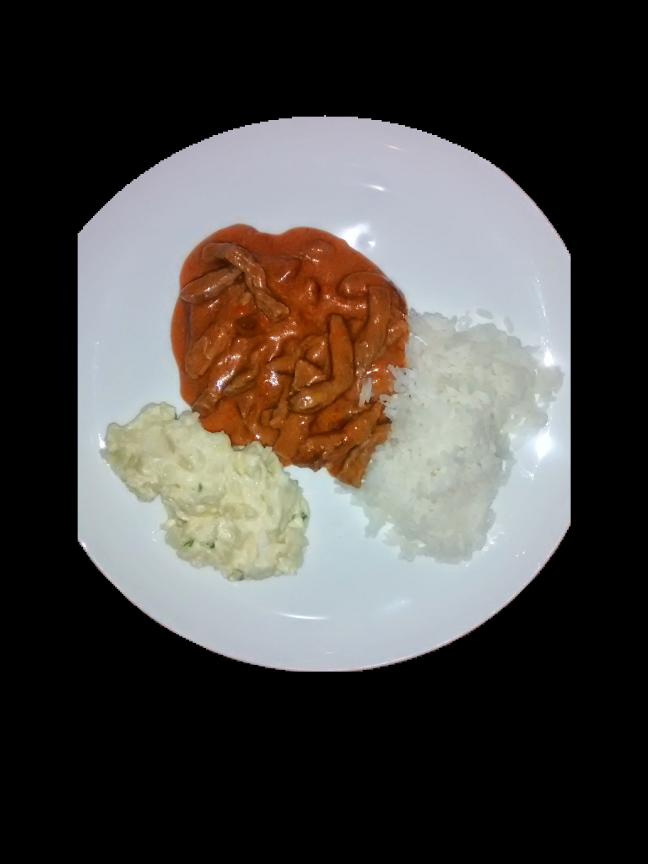
#> input picture Imagens_Varios_Alimentos_Processadas/IMG_20140922_141548258.jpg, 1944 x 2592 px (shown at 1/3 size); its folder holds only this picture in this run
$ python -i preprocessing_augmentation.py   (imports and definitions only)
#> lines starting #> are read from the running program, lines starting #| are printed output that depends on the picture; after the words box and inside, x2 and y2 are one past the last pixel; in counts of white or black regions, pixels touching at a corner belong together
#> further down, picture is the input picture: shape (2592, 1944, 3); mean B, G, R 67.7, 71.2, 74.9
import cv2
import numpy as np
import os
from pathlib import Path
from tqdm import tqdm
import concurrent.futures

# ================= CONFIGURAÇÕES DE DIRETÓRIOS =================
INPUT_SINGLE = Path('Imagens_um_Alimento')
INPUT_MULTI  = Path('Imagens_Varios_Alimentos')

OUTPUT_SINGLE = Path('Imagens_um_Alimento_Processadas2')
OUTPUT_MULTI  = Path('Imagens_Varios_Alimentos_Processadas2')
# ===============================================================


# =================== MÁSCARA BLINDADA ==========================
def criar_mascara_segmentacao_grabcut(img):
    """
    Pré-processamento BLINDADO:
    - Reduz tamanho para acelerar.
    - GrabCut com retângulo seguro (12% de margem).
    - Convex Hull para preencher falhas internas.
    - Corte circular para remover fundo/madeira/cantos.
    """
    h_orig, w_orig = img.shape[:2]
#> h_orig = 2592; w_orig = 1944

    # Redimensiona imagem para acelerar o GrabCut
    MAX_DIM = 512
    scale = 1.0
    if max(h_orig, w_orig) > MAX_DIM:
        scale = MAX_DIM / max(h_orig, w_orig)
#> scale = 0.198
        new_w = int(w_orig * scale)
#> new_w = 384
        new_h = int(h_orig * scale)
#> new_h = 512
        img_proc = cv2.resize(img, (new_w, new_h), interpolation=cv2.INTER_AREA)
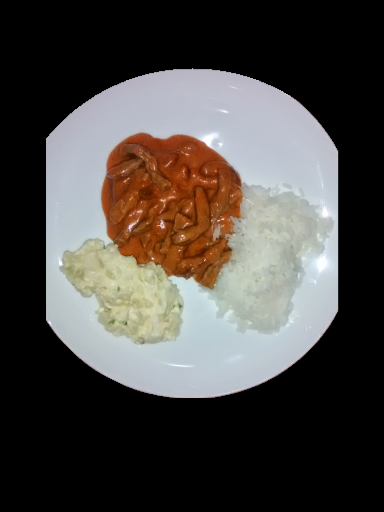
#> img_proc: shape (512, 384, 3); mean B, G, R 67.7, 71.2, 74.9
    else:
        img_proc = img.copy()

    h, w = img_proc.shape[:2]
#> h = 512; w = 384

    # GrabCut com margem reforçada
    margem_x = max(5, int(w * 0.12))
#> margem_x = 46
    margem_y = max(5, int(h * 0.12))
#> margem_y = 61
    rect = (margem_x, margem_y, w - 2*margem_x, h - 2*margem_y)
#> rect = (46, 61, 292, 390)

    mask = np.zeros(img_proc.shape[:2], np.uint8)
    bgdModel = np.zeros((1, 65), np.float64)
    fgdModel = np.zeros((1, 65), np.float64)

    try:
        cv2.grabCut(img_proc, mask, rect, bgdModel, fgdModel, 4, cv2.GC_INIT_WITH_RECT)
    except:
        # fallback: caso o GrabCut falhe, considerar tudo como foreground
        return np.full((h_orig, w_orig), 255, dtype=np.uint8)

    mask_bin = np.where((mask == 2) | (mask == 0), 0, 1).astype('uint8') * 255

    # Limpeza básica
    kernel = np.ones((3, 3), np.uint8)
    mask_bin = cv2.morphologyEx(mask_bin, cv2.MORPH_OPEN, kernel, iterations=2)

    # Convex hull para fechar buracos
    contours, _ = cv2.findContours(mask_bin, cv2.RETR_EXTERNAL, cv2.CHAIN_APPROX_SIMPLE)
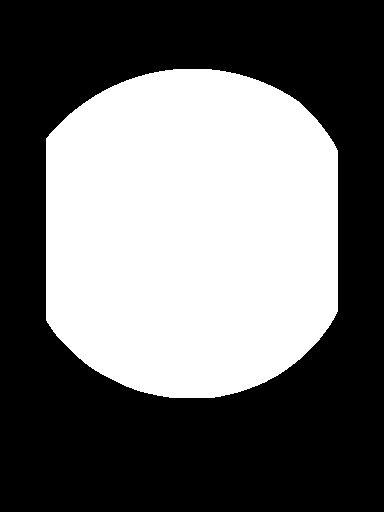
#> mask_bin: shape (512, 384); 42.3% white; 1 white region, box (x1, y1, x2, y2) and area: (46, 69, 338, 398) 83074
    if contours:
        maior = max(contours, key=cv2.contourArea)
        hull = cv2.convexHull(maior)
        cv2.drawContours(mask_bin, [hull], -1, 255, -1)
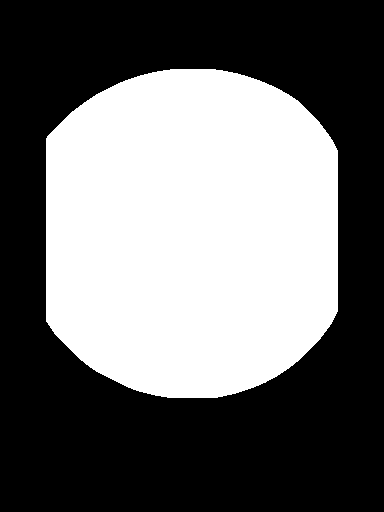
#> mask_bin: shape (512, 384); 42.3% white; 1 white region, box (x1, y1, x2, y2) and area: (46, 69, 338, 398) 83224

    # Máscara circular (remove sobras da mesa)
    circular_mask = np.zeros_like(mask_bin)
    center = (int(w / 2), int(h / 2))
#> center = (192, 256)
    radius = int(min(w, h) * 0.49)

    cv2.circle(circular_mask, center, radius, 255, -1)
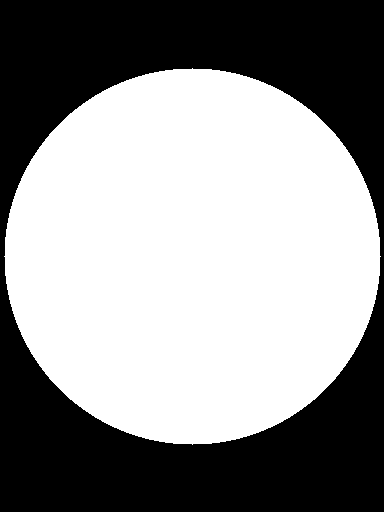
#> circular_mask: shape (512, 384); 56.5% white; 1 black region, box (x1, y1, x2, y2) and area: (0, 0, 384, 512) 85599

    mask_final = cv2.bitwise_and(mask_bin, circular_mask)

    # Redimensionar de volta para tamanho original
    if scale != 1.0:
        mask_final = cv2.resize(mask_final, (w_orig, h_orig), interpolation=cv2.INTER_NEAREST)

    return mask_final


# =============== REALCE (opcional / desligado) =================
# [78 lines left out: functions aplicar_realce, processar_e_salvar, task, main, not called in this run]


# [2 lines not run here, left out]

>>> import cv2
>>> picture = cv2.imread('Imagens_Varios_Alimentos_Processadas/IMG_20140922_141548258.jpg')
>>> result = criar_mascara_segmentacao_grabcut(picture)
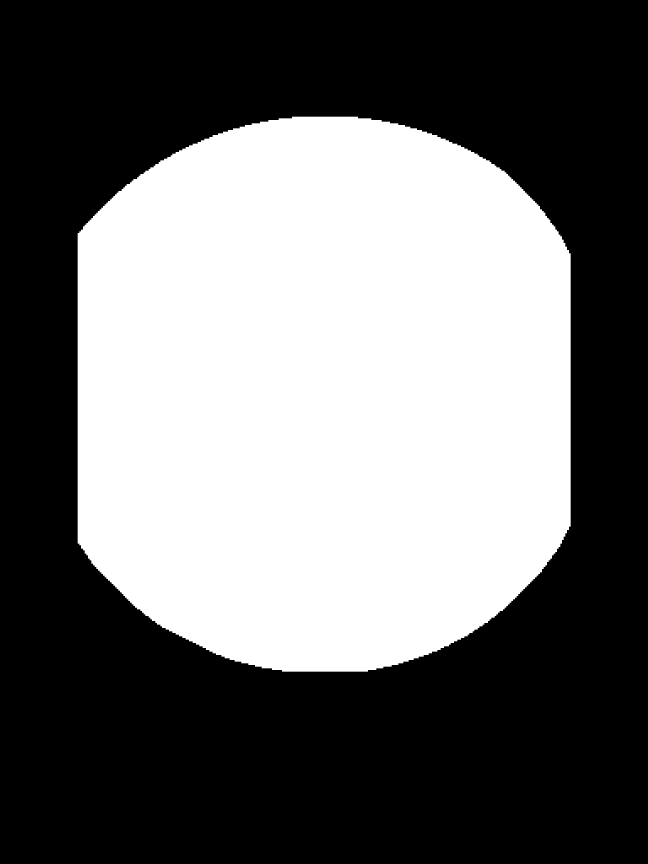
#> result: shape (2592, 1944) (shown at 1/3 size); 42.3% white; 1 white region, box (x1, y1, x2, y2) and area: (233, 350, 1712, 2015) 2131579

$ run again, on Imagens_Varios_Alimentos_Processadas/IMG_20140922_141552615.jpg
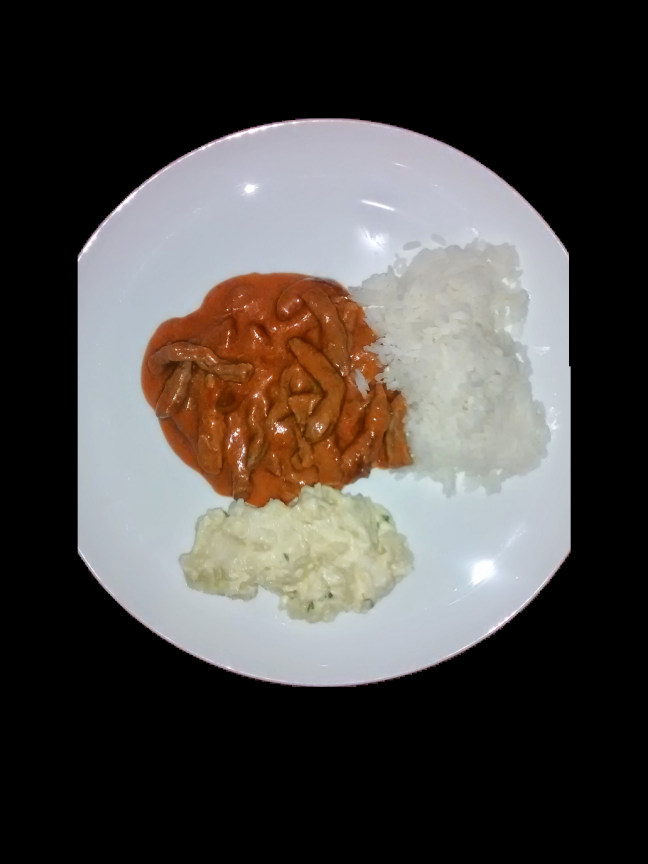
#> input picture Imagens_Varios_Alimentos_Processadas/IMG_20140922_141552615.jpg, 1944 x 2592 px (shown at 1/3 size)
#> picture is the input picture: shape (2592, 1944, 3); mean B, G, R 69.5, 72.6, 76.8
#> in criar_mascara_segmentacao_grabcut, `cv2.drawContours(mask_bin, [hull], -1, 255, -1)`:
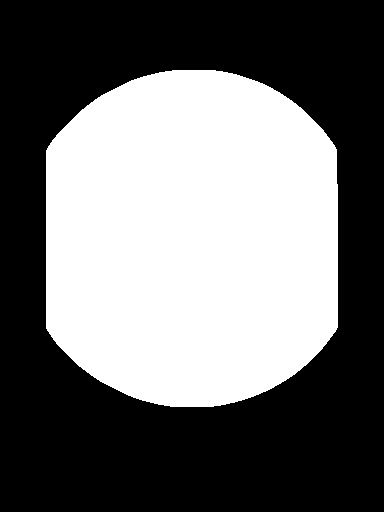
#> mask_bin: shape (512, 384); 43.2% white; 1 white region, box (x1, y1, x2, y2) and area: (46, 70, 338, 407) 84943
#> circular_mask: shape (512, 384); 56.5% white; 1 black region, box (x1, y1, x2, y2) and area: (0, 0, 384, 512) 85599
#> `result = criar_mascara_segmentacao_grabcut(picture)`:
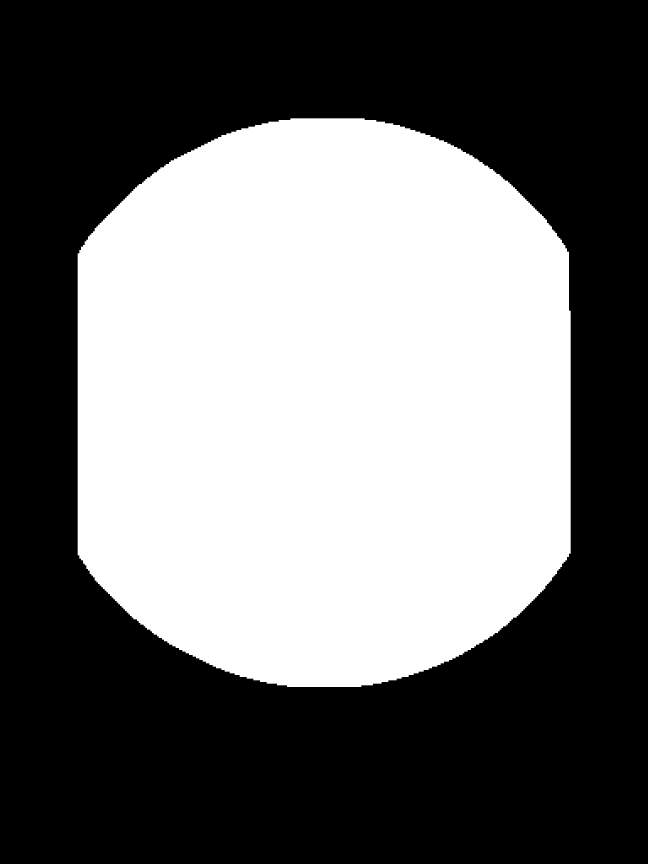
#> result: shape (2592, 1944) (shown at 1/3 size); 43.2% white; 1 white region, box (x1, y1, x2, y2) and area: (233, 355, 1712, 2061) 2177709

$ run again, on Imagens_Varios_Alimentos_Processadas/IMG_20140922_141558768.jpg
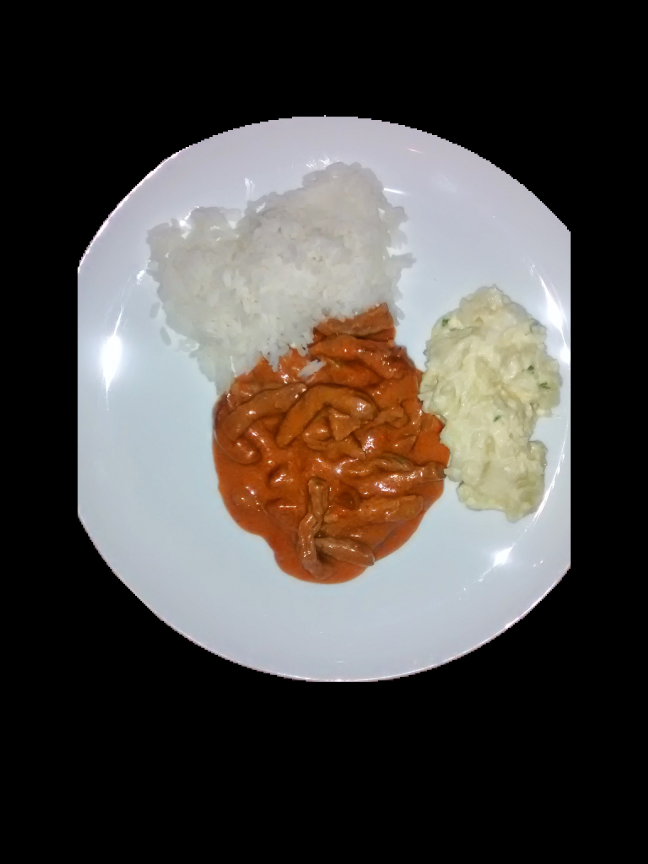
#> input picture Imagens_Varios_Alimentos_Processadas/IMG_20140922_141558768.jpg, 1944 x 2592 px (shown at 1/3 size)
#> picture is the input picture: shape (2592, 1944, 3); mean B, G, R 69.2, 72.9, 77.6
#> in criar_mascara_segmentacao_grabcut, `cv2.drawContours(mask_bin, [hull], -1, 255, -1)`:
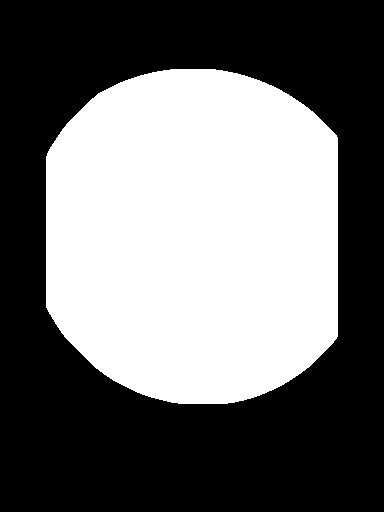
#> mask_bin: shape (512, 384); 43% white; 1 white region, box (x1, y1, x2, y2) and area: (46, 69, 338, 404) 84608
#> circular_mask: shape (512, 384); 56.5% white; 1 black region, box (x1, y1, x2, y2) and area: (0, 0, 384, 512) 85599
#> `result = criar_mascara_segmentacao_grabcut(picture)`:
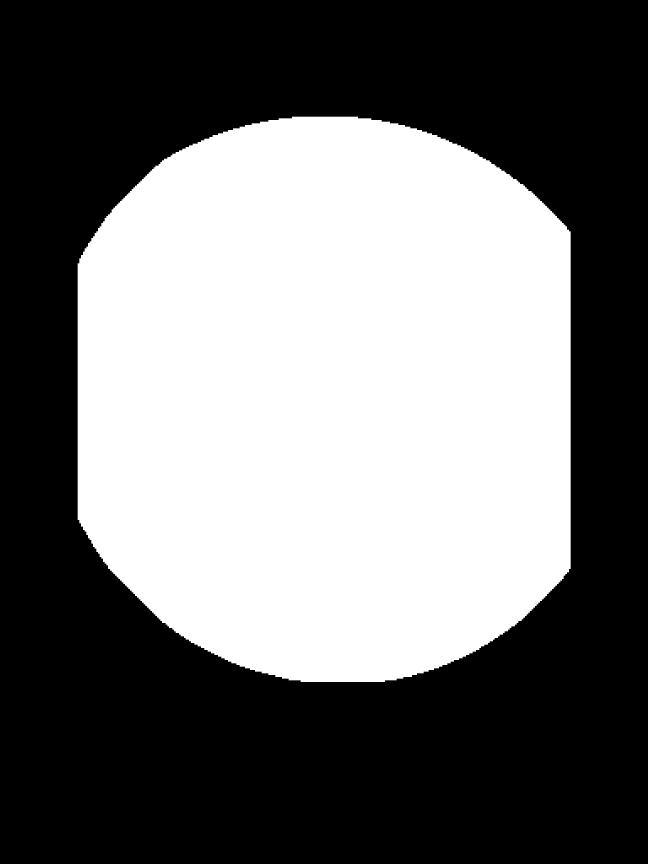
#> result: shape (2592, 1944) (shown at 1/3 size); 43% white; 1 white region, box (x1, y1, x2, y2) and area: (233, 350, 1712, 2046) 2167363
